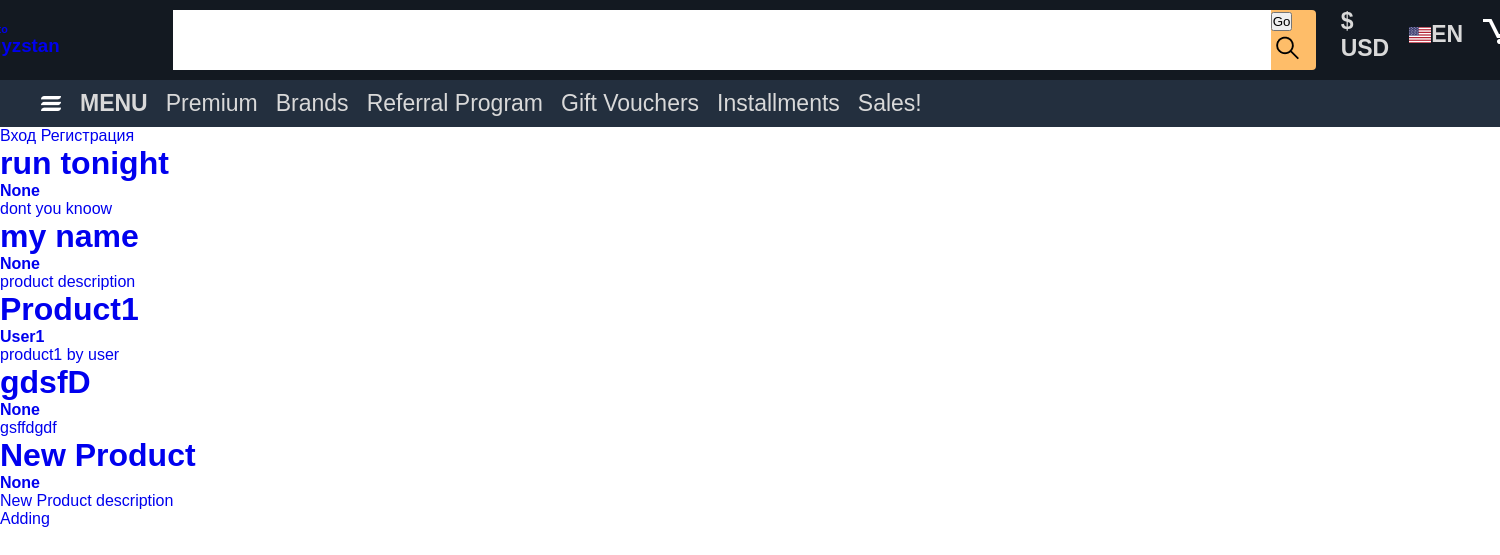
Before: / with the older database file.
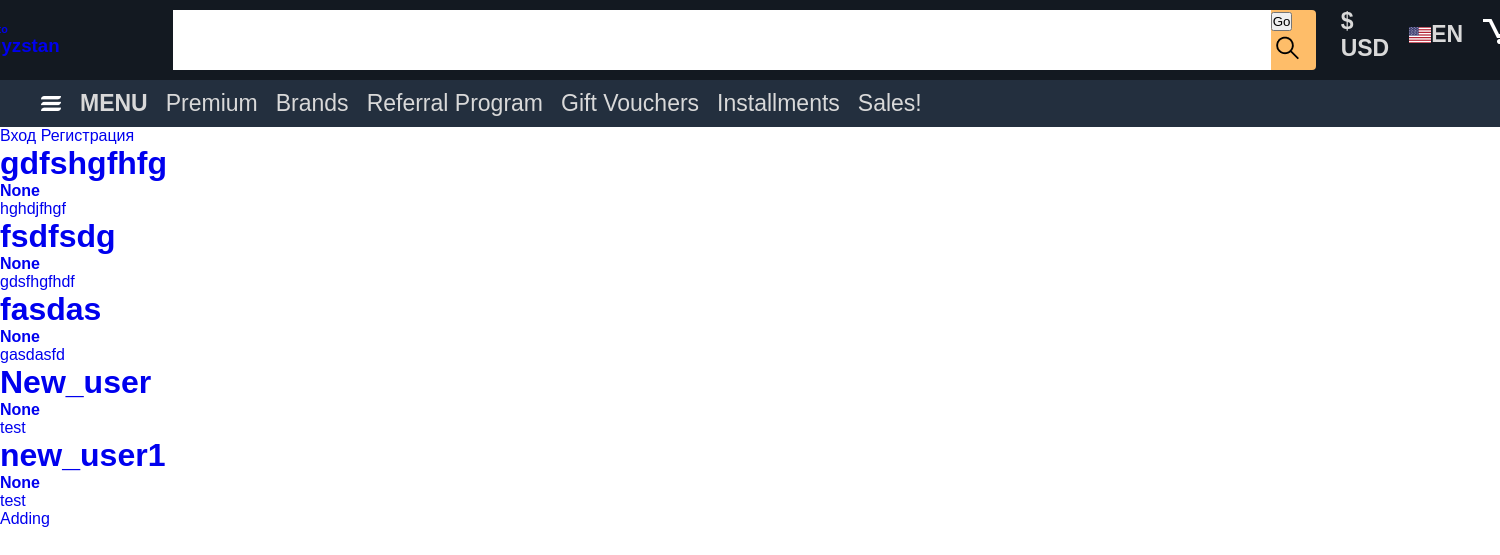
After: the same page with the newer database file.
### mysite/apps/store/models.py (models this page shows, shortened)
class Product(models.Model):
    product_name = models.CharField('Product Name', max_length=200)
    product_description = models.TextField('Product Description')
    product_date = models.DateTimeField('Posted on', default=timezone.now())
    author = models.ForeignKey(User, on_delete=models.CASCADE, null = True)

### mysite/apps/store/views.py (the view)
# urls.py: path('', views.index, name='index'),
def index(request):
    latest_product_list = Product.objects.order_by('-product_date')[:5]
    return render(request, 'store/index.html', {'latest_product_list': latest_product_list})

### mysite/apps/store/templates/store/index.html (shortened to what this page needs)
{% extends 'base.html' %}
{% block content %}
<div class="products">
    {%if latest_product_list%}
        <ul class="art">
            {%for a in latest_product_list%}
                <li><a href="{%url 'store:detail' a.id%}">
                    <div class="the-product">
                        <h1>{{a.product_name}}</h1>
                        <h4>{{a.author}}</h4>
                        <p>{{a.product_description}}</p>
                    </div>
                </a></li>
            {%endfor%}
        </ul>
    {%else%}
        <div class="no_art"><h3>NO ARTICLES</h3></div>
    {%endif%}
</div>
<a href="{% url 'store:adding'%}">Adding</a>
{% endblock %}

Changed rows visible on the page:
no longer on this page (row unchanged): Product: product_name "run tonight", author "None", product_description "dont you knoow"
no longer on this page (row unchanged): Product: product_name "my name", author "None", product_description "product description"
no longer on this page (row unchanged): Product: product_name "Product1", author "User1", product_description "product1 by user"
no longer on this page (row unchanged): Product: product_name "gdsfD", author "None", product_description "gsffdgdf"
no longer on this page (row unchanged): Product: product_name "New Product", author "None", product_description "New Product description"
added Product: product_name "gdfshgfhfg", author "None", product_description "hghdjfhgf"
added Product: product_name "fsdfsdg", author "None", product_description "gdsfhgfhdf"
added Product: product_name "fasdas", author "None", product_description "gasdasfd"
added Product: product_name "New_user", author "None", product_description "test"
added Product: product_name "new_user1", author "None", product_description "test"
